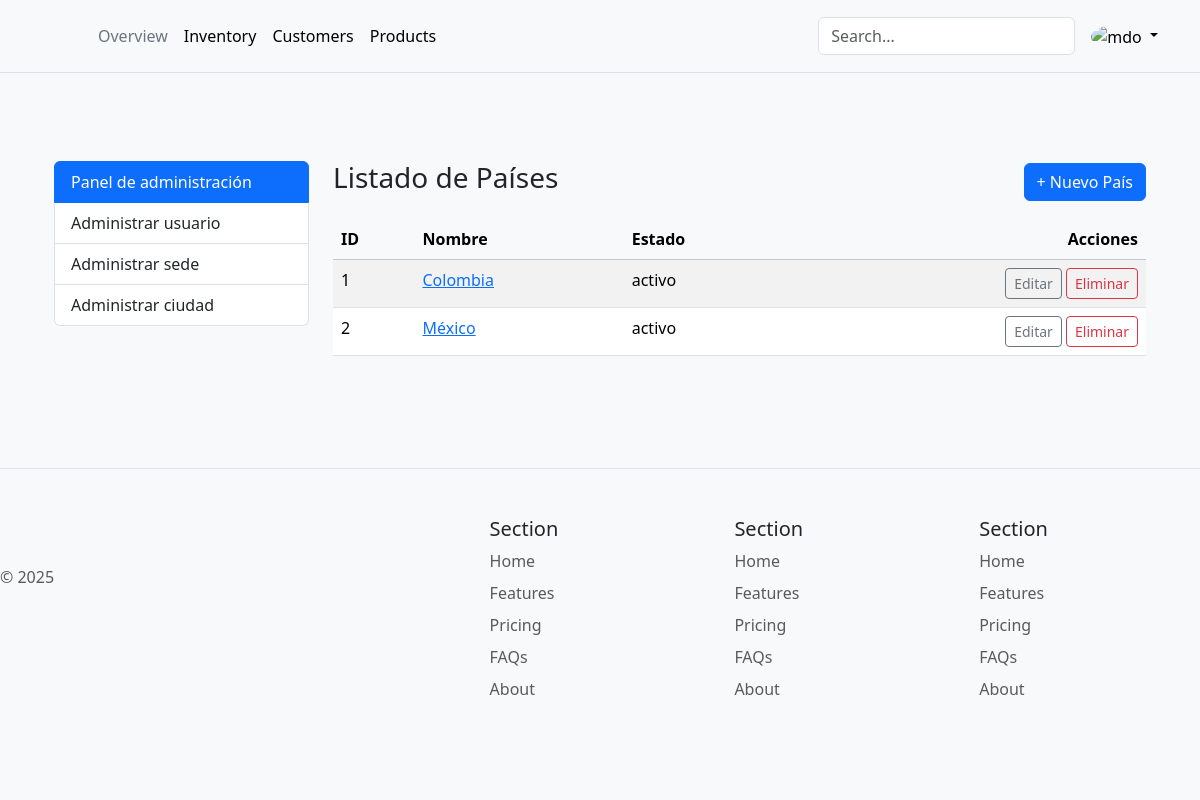
/adminis/pais/ (signed in), run on the app's committed database.
### adminis/models.py (models this page shows, shortened)
class Pais(models.Model):
    ESTADO = (
        (0, 'inactivo'),
        (1, 'activo')
    )
    idPais = models.AutoField(primary_key=True, db_column='idPais')
    Nombre = models.CharField(max_length=45, null=True, db_column='Nombre')
    estado = models.IntegerField(choices=ESTADO, null=True, default=1,db_column='estado')
    class Meta:
        db_table = 'Pais'
        managed = True
        verbose_name = 'País'
        verbose_name_plural = 'Países'

### adminis/views.py (the view)
# urls.py: path('pais/', PaisListView.as_view(), name='list_pais'),
class PaisListView(LoginRequiredMixin, ListView):
    model = Pais
    template_name = 'pais/pais_list.html'
    context_object_name = 'paises'

### adminis/templates/pais/pais_list.html
{% extends "base.html" %}
{% block content %}
<div class="container mt-4">
  <div class="row">
    <nav class="col-12 col-md-3 mb-4 mb-md-0">
      <div class="list-group">
        <span class="list-group-item list-group-item-action active">
          Panel de administración
        </span>
        <a href="{% url 'adminis:list_usuario' %}" class="list-group-item list-group-item-action">
          Administrar usuario
        </a>
        <a href="{% url 'adminis:list_sede' %}" class="list-group-item list-group-item-action">
          Administrar sede
        </a>
        <a href="{% url 'adminis:list_ciudad' %}" class="list-group-item list-group-item-action">Administrar ciudad</a>
      </div>
    </nav>
    <div class="col-12 col-md-9">
      <div class="d-flex justify-content-between align-items-center mb-3">
        <h1 class="h3">Listado de Países</h1>
        <a href="{% url 'adminis:create_pais' %}" class="btn btn-primary">
          + Nuevo País
        </a>
      </div>
      <table class="table table-striped table-hover">
        <thead class="table-light">
          <tr>
            <th>ID</th>
            <th>Nombre</th>
            <th>Estado</th>
            <th class="text-end">Acciones</th>
          </tr>
        </thead>
        <tbody>
          {% for pais in paises %}
          <tr>
            <td>{{ pais.idPais }}</td>
            <td>
              <a href="{% url 'adminis:update_pais' pais.pk %}">{{ pais.Nombre }}</a>
            </td>
            <td>{{ pais.get_estado_display }}</td>
            <td class="text-end">
              <a href="{% url 'adminis:update_pais' pais.pk %}" class="btn btn-sm btn-outline-secondary">Editar</a>
              <a href="{% url 'adminis:delete_pais' pais.pk %}" class="btn btn-sm btn-outline-danger">Eliminar</a>
            </td>
          </tr>
          {% empty %}
          <tr>
            <td colspan="4" class="text-center">No hay países registrados.</td>
          </tr>
          {% endfor %}
        </tbody>
      </table>
    </div>
  </div>
</div>
{% endblock %}

### templates/base.html (style rules this page uses)
:root { --bs-primary: #d39e2e; --bs-primary-rgb: 211,158,46; --bs-body-color: #333; --bs-body-bg: #f9f9f9; }
body { color: var(--bs-body-color); background-color: var(--bs-body-bg) !important; }

### data on the page
Pais: idPais "1", Nombre "Colombia", estado "activo"
Pais: idPais "2", Nombre "México", estado "activo"
